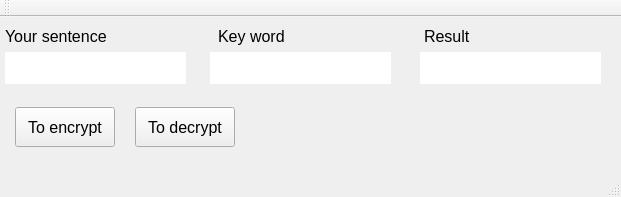
<?xml version="1.0" encoding="UTF-8"?>
<ui version="4.0">
 <class>MainWindow</class>
 <widget class="QMainWindow" name="MainWindow">
  <property name="geometry">
   <rect>
    <x>0</x>
    <y>0</y>
    <width>621</width>
    <height>197</height>
   </rect>
  </property>
  <property name="windowTitle">
   <string>MainWindow</string>
  </property>
  <widget class="QWidget" name="centralWidget">
   <widget class="QLabel" name="label">
    <property name="geometry">
     <rect>
      <x>5</x>
      <y>10</y>
      <width>131</width>
      <height>18</height>
     </rect>
    </property>
    <property name="font">
     <font>
      <pointsize>12</pointsize>
     </font>
    </property>
    <property name="text">
     <string>Your sentence</string>
    </property>
   </widget>
   <widget class="QLabel" name="label_2">
    <property name="geometry">
     <rect>
      <x>218</x>
      <y>10</y>
      <width>131</width>
      <height>18</height>
     </rect>
    </property>
    <property name="font">
     <font>
      <pointsize>12</pointsize>
     </font>
    </property>
    <property name="text">
     <string>Key word</string>
    </property>
   </widget>
   <widget class="QLabel" name="label_3">
    <property name="geometry">
     <rect>
      <x>424</x>
      <y>10</y>
      <width>131</width>
      <height>18</height>
     </rect>
    </property>
    <property name="font">
     <font>
      <pointsize>12</pointsize>
     </font>
    </property>
    <property name="text">
     <string>Result</string>
    </property>
   </widget>
   <widget class="QPushButton" name="pushButton_toenc">
    <property name="geometry">
     <rect>
      <x>15</x>
      <y>90</y>
      <width>100</width>
      <height>40</height>
     </rect>
    </property>
    <property name="font">
     <font>
      <pointsize>12</pointsize>
     </font>
    </property>
    <property name="text">
     <string>To encrypt</string>
    </property>
   </widget>
   <widget class="QPushButton" name="pushButton_todec">
    <property name="geometry">
     <rect>
      <x>135</x>
      <y>90</y>
      <width>100</width>
      <height>40</height>
     </rect>
    </property>
    <property name="font">
     <font>
      <pointsize>12</pointsize>
     </font>
    </property>
    <property name="text">
     <string>To decrypt</string>
    </property>
   </widget>
   <widget class="QLineEdit" name="lineEdit_inp">
    <property name="geometry">
     <rect>
      <x>5</x>
      <y>35</y>
      <width>181</width>
      <height>32</height>
     </rect>
    </property>
    <property name="frame">
     <bool>false</bool>
    </property>
   </widget>
   <widget class="QLineEdit" name="lineEdit_key">
    <property name="geometry">
     <rect>
      <x>210</x>
      <y>35</y>
      <width>181</width>
      <height>32</height>
     </rect>
    </property>
    <property name="frame">
     <bool>false</bool>
    </property>
   </widget>
   <widget class="QLineEdit" name="lineEdit_res">
    <property name="geometry">
     <rect>
      <x>420</x>
      <y>35</y>
      <width>181</width>
      <height>32</height>
     </rect>
    </property>
    <property name="frame">
     <bool>false</bool>
    </property>
    <property name="readOnly">
     <bool>true</bool>
    </property>
   </widget>
  </widget>
  <widget class="QMenuBar" name="menuBar">
   <property name="geometry">
    <rect>
     <x>0</x>
     <y>0</y>
     <width>621</width>
     <height>30</height>
    </rect>
   </property>
  </widget>
  <widget class="QToolBar" name="mainToolBar">
   <attribute name="toolBarArea">
    <enum>TopToolBarArea</enum>
   </attribute>
   <attribute name="toolBarBreak">
    <bool>false</bool>
   </attribute>
  </widget>
  <widget class="QStatusBar" name="statusBar"/>
 </widget>
 <layoutdefault spacing="6" margin="11"/>
 <resources/>
 <connections/>
</ui>
